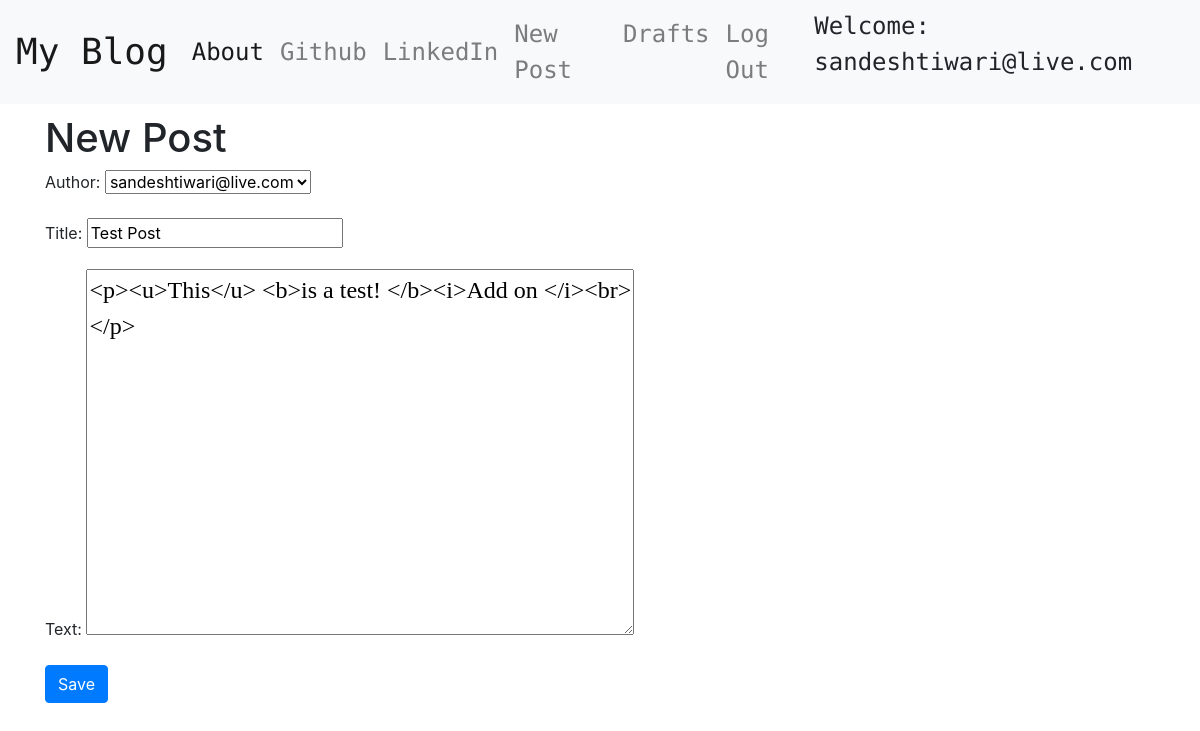
Screenshot of /post/2/edit/ (signed in) with the database file from the repository.
### blog/models.py (models this page shows, shortened)
class Post(models.Model):
    author = models.ForeignKey('auth.User', on_delete=models.CASCADE)
    title = models.CharField(max_length=200)
    text = models.TextField()
    create_date = models.DateTimeField(default=timezone.now)
    published_date = models.DateTimeField(blank=True, null=True)

### blog/views.py (the view)
# urls.py: path('post/<int:pk>/edit/', views.PostUpdateView.as_view(), name='post_edit'),
class PostUpdateView(LoginRequiredMixin, UpdateView):
    login_url = '/login/'
    redirect_field_name = 'blog/post_detail.html'
    form_class = PostForm
    model = Post

### blog/forms.py
class PostForm(forms.ModelForm):
    class Meta():
        model = Post
        fields = ('author','title','text')
        widgets = {
            'title':forms.TextInput(attrs={'class':'textinputclass'}),
            'text':forms.Textarea(attrs={'class':'editable medium-editor-textarea postcontent'})
        }

### blog/templates/blog/post_form.html (shortened to what this page needs)
{% extends 'blog/base.html' %}
{% block content %}
  <h1>New Post</h1>
  <form class="post-form" method="post">
    {{ form.as_p }}
    <button type="submit" class='save btn btn-primary'>Save</button>
  </form>
{% endblock %}

### blog/templates/blog/base.html (shortened to what this page needs)
<!DOCTYPE html>
{% load staticfiles %}
<html lang="en" dir="ltr">
  <head>
    <link rel="stylesheet" href="https://stackpath.bootstrapcdn.com/bootstrap/4.1.1/css/bootstrap.min.css">
    <link rel="stylesheet" href="//cdn.jsdelivr.net/npm/medium-editor@latest/dist/css/medium-editor.min.css" type="text/css" media="screen" charset="utf-8">
    <link rel="stylesheet" href="{% static 'css/blog.css' %}">
    <link rel="stylesheet" href="https://use.fontawesome.com/releases/v5.1.0/css/all.css">
  </head>
  <body>
    <nav class="navbar navbar-expand-lg navbar-light bg-light techfont">
      <a class="navbar-brand bigbrand" href="{% url 'post_list' %}">My Blog</a>
      <div class="collapse navbar-collapse" id="navbarNav">
        <ul class="navbar-nav">
          <li class="nav-item active">
            <a class="nav-link" href="{% url 'about' %}">About</a>
          </li>
          <li class="nav-item">
            <a class="nav-link" href="https://github.com/sandeshtiwari/Blog">Github</a>
          </li>
          <li class="nav-item">
            <a class="nav-link" href="https://www.linkedin.com/in/sandesh-tiwari/">LinkedIn</a>
          </li>
        </ul>
        <ul class="navbar-nav ml-auto">
          {% if user.is_authenticated %}
          <li class="nav-item">
              <a class="nav-link" href="{% url 'post_new' %}">New Post</a>
          </li>
          <li class="nav-item">
              <a class="nav-link" href="{% url 'post_draft_list' %}">Drafts</a>
          </li>
          <li class="nav-item">
              <a class="nav-link" href="{% url 'logout' %}">Log Out</a>
          </li>
          <li class="nav-item">
              <a>Welcome: {{ user.username }}</a>
          </li>
          {% else %}
          <li> <a class="nav-link" href="{% url 'login' %}"> <i class="fas fa-user"></i> </a> </li>
          {% endif %}
        </ul>
      </div>
  </nav>
  <div class="content container">
    <div class="row">
      <div class="col-md-8">
        <div class="blog_posts">
          {% block content %}
          {% endblock %}
        </div>
      </div>
    </div>
  </div>
  </body>
</html>

### blog/static/css/blog.css (style rules this page uses)
.techfont { font-family: 'Encode Sans Condensed', sans-serif; font-size: 1.5em; margin-bottom: 10px; }
.bigbrand { font-size: 1.5em; }
.postcontent { font-family: 'Montserrat'; font-size: 1.5em; }

### rows the page displays
Post: author "sandeshtiwari@live.com", title "Test Post", text "<p><u>This</u> <b>is a test! </b><i>Add on </i><br></p>"

### other values shown
{{ user.username }} "sandeshtiwari@live.com"
